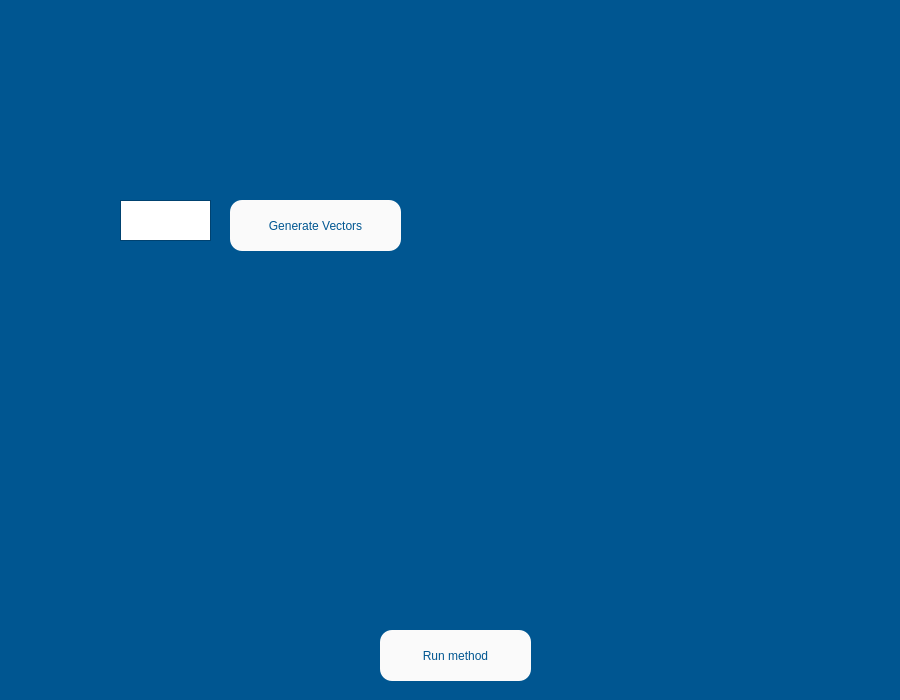
<?xml version="1.0" encoding="UTF-8"?>
<ui version="4.0">
 <class>square_spline</class>
 <widget class="QWidget" name="square_spline">
  <property name="geometry">
   <rect>
    <x>0</x>
    <y>0</y>
    <width>900</width>
    <height>700</height>
   </rect>
  </property>
  <property name="minimumSize">
   <size>
    <width>900</width>
    <height>700</height>
   </size>
  </property>
  <property name="maximumSize">
   <size>
    <width>900</width>
    <height>700</height>
   </size>
  </property>
  <property name="palette">
   <palette>
    <active>
     <colorrole role="Base">
      <brush brushstyle="SolidPattern">
       <color alpha="255">
        <red>255</red>
        <green>255</green>
        <blue>255</blue>
       </color>
      </brush>
     </colorrole>
     <colorrole role="Window">
      <brush brushstyle="SolidPattern">
       <color alpha="255">
        <red>0</red>
        <green>86</green>
        <blue>145</blue>
       </color>
      </brush>
     </colorrole>
    </active>
    <inactive>
     <colorrole role="Base">
      <brush brushstyle="SolidPattern">
       <color alpha="255">
        <red>255</red>
        <green>255</green>
        <blue>255</blue>
       </color>
      </brush>
     </colorrole>
     <colorrole role="Window">
      <brush brushstyle="SolidPattern">
       <color alpha="255">
        <red>0</red>
        <green>86</green>
        <blue>145</blue>
       </color>
      </brush>
     </colorrole>
    </inactive>
    <disabled>
     <colorrole role="Base">
      <brush brushstyle="SolidPattern">
       <color alpha="255">
        <red>0</red>
        <green>86</green>
        <blue>145</blue>
       </color>
      </brush>
     </colorrole>
     <colorrole role="Window">
      <brush brushstyle="SolidPattern">
       <color alpha="255">
        <red>0</red>
        <green>86</green>
        <blue>145</blue>
       </color>
      </brush>
     </colorrole>
    </disabled>
   </palette>
  </property>
  <property name="windowTitle">
   <string>Form</string>
  </property>
  <widget class="QLabel" name="label">
   <property name="geometry">
    <rect>
     <x>60</x>
     <y>30</y>
     <width>771</width>
     <height>151</height>
    </rect>
   </property>
   <property name="styleSheet">
    <string notr="true">background-image: url(:/images/square_spline_banner.png);</string>
   </property>
   <property name="text">
    <string/>
   </property>
  </widget>
  <widget class="QLabel" name="label_5">
   <property name="geometry">
    <rect>
     <x>30</x>
     <y>200</y>
     <width>81</width>
     <height>41</height>
    </rect>
   </property>
   <property name="styleSheet">
    <string notr="true">background-image: url(:/images/n.png);</string>
   </property>
   <property name="text">
    <string/>
   </property>
  </widget>
  <widget class="QTextEdit" name="n_input">
   <property name="geometry">
    <rect>
     <x>120</x>
     <y>200</y>
     <width>91</width>
     <height>41</height>
    </rect>
   </property>
   <property name="font">
    <font>
     <pointsize>14</pointsize>
    </font>
   </property>
  </widget>
  <widget class="QPushButton" name="vector_button">
   <property name="geometry">
    <rect>
     <x>230</x>
     <y>200</y>
     <width>171</width>
     <height>51</height>
    </rect>
   </property>
   <property name="styleSheet">
    <string notr="true">background-color: rgb(250, 250, 250);
font: 15pt &quot;MS Shell Dlg 2&quot;;
color: rgb(0, 86, 145);
border-radius: 12px;
</string>
   </property>
   <property name="text">
    <string>Generate Vectors</string>
   </property>
  </widget>
  <widget class="QPushButton" name="run_button">
   <property name="geometry">
    <rect>
     <x>380</x>
     <y>630</y>
     <width>151</width>
     <height>51</height>
    </rect>
   </property>
   <property name="styleSheet">
    <string notr="true">background-color: rgb(250, 250, 250);
font: 15pt &quot;MS Shell Dlg 2&quot;;
color: rgb(0, 86, 145);
border-radius: 12px;
</string>
   </property>
   <property name="text">
    <string>Run method</string>
   </property>
  </widget>
 </widget>
 <resources>
  <include location="../UserInterface/Util/Images/link.qrc"/>
 </resources>
 <connections/>
</ui>
